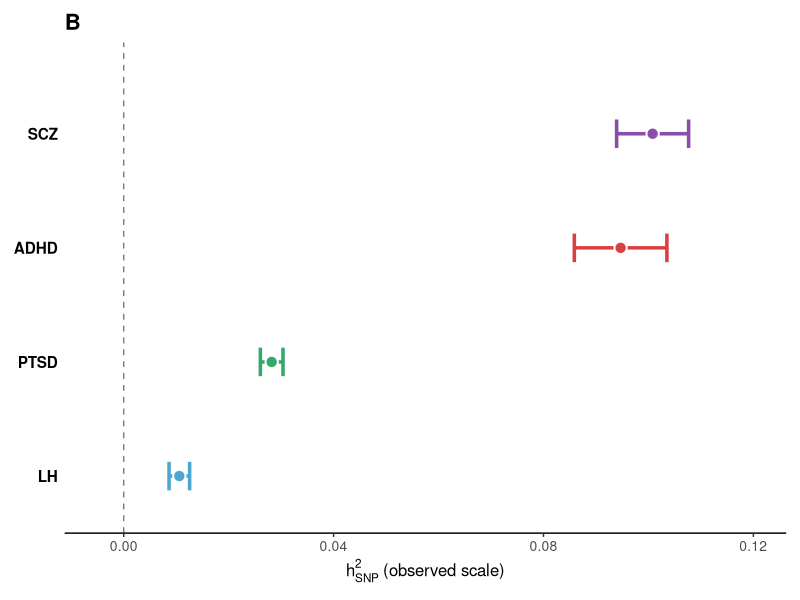
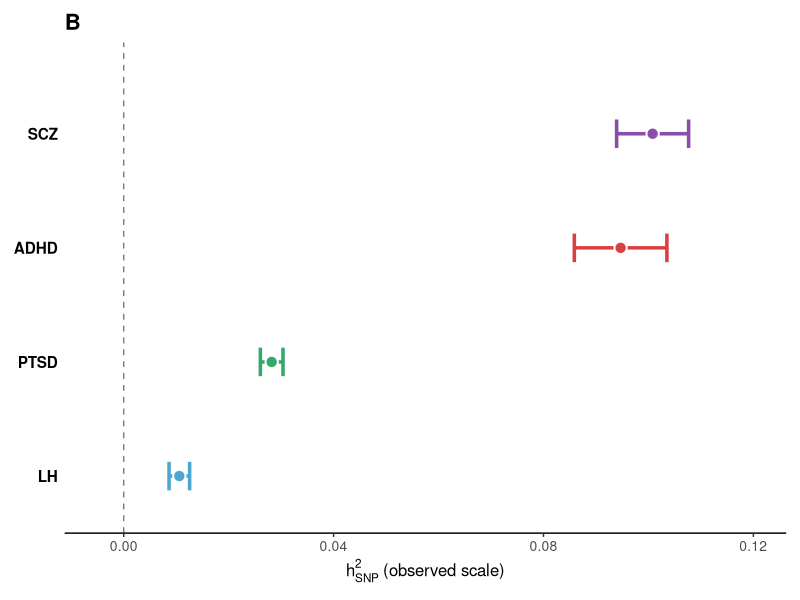

Reproduce these figures in R, in order.
library(dplyr)
library(ggplot2)
library(patchwork)

# ----------------------------------------------------
# 1. Load/Construct Data
# ----------------------------------------------------
# Data derived from LDSC log & rg output, previously in plot_figure1AB.py
df <- data.frame(
  trait = c("LH", "SCZ", "ADHD", "PTSD"),
  h2    = c(0.0106, 0.1008, 0.0947, 0.0282),
  se    = c(0.0010, 0.0035, 0.0045, 0.0011)
)

df <- df %>%
  mutate(
    # Truncate lower CI at 0 if needed
    lci = ifelse(h2 - 1.96 * se < 0, 0, h2 - 1.96 * se),
    uci = h2 + 1.96 * se,
    # Create text annotation for the table panel
    annot_text = sprintf("%.4f (%.4f, %.4f)", h2, lci, uci)
  )

# Factor order: order determines bottom-to-top rendering in ggplot
trait_levels <- c("LH", "PTSD", "ADHD", "SCZ")
df$trait <- factor(df$trait, levels = trait_levels)

# ----------------------------------------------------
# 2. Styling
# ----------------------------------------------------
trait_colors <- c(
  "LH"    = "#4DA6D0",
  "SCZ"   = "#8B4DAB",
  "ADHD"  = "#D94040",
  "PTSD"  = "#34A86B"
)

y_exp <- expansion(add = c(0.5, 0.8))

# ----------------------------------------------------
# 3. Build Panels
# ----------------------------------------------------
# --- Forest Plot (Left Panel) ---
p_forest <- ggplot(df, aes(y = trait)) +
  geom_errorbarh(
    aes(xmin = lci, xmax = uci, color = trait),
    height = 0.25, linewidth = 1.2
  ) +
  geom_point(
    aes(x = h2, fill = trait), size = 3.5, shape = 21,
    color = "white", stroke = 1.0
  ) +
  geom_vline(
    xintercept = 0, linetype = "dashed", 
    color = "gray50", linewidth = 0.5
  ) +
  scale_color_manual(values = trait_colors, guide = "none") +
  scale_fill_manual(values = trait_colors, guide = "none") +
  scale_x_continuous(limits = c(-0.005, 0.12), n.breaks = 5) +
  scale_y_discrete(expand = y_exp) +
  labs(
    title = "B", 
    x = expression(h[SNP]^2~"(observed scale)"), 
    y = NULL
  ) +
  theme_classic() +
  theme(
    plot.title      = element_text(face = "bold", size = 16, hjust = 0),
    axis.line.y     = element_blank(),
    axis.ticks.y    = element_blank(),
    axis.text.y     = element_text(face = "bold", size = 11, color = "black"),
    axis.text.x     = element_text(size = 10),
    axis.title.x    = element_text(size = 12),
    panel.grid      = element_blank(),
    plot.margin     = margin(t = 10, r = 10, b = 10, l = 10)
  )

# ----------------------------------------------------
# 4. Save
# ----------------------------------------------------
ggsave("figure1B_h2_forest.pdf", p_forest, width = 5.0, height = 3.2)
ggsave("figure1B_h2_forest.png", p_forest, width = 5.0, height = 3.2, dpi = 300)
print("Saved: figure1B_h2_forest.pdf and figure1B_h2_forest.png")
